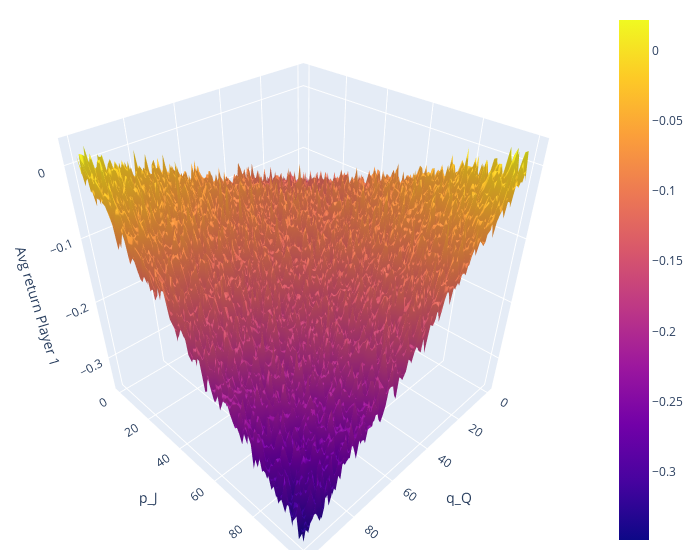

Write notebook code for a chart like this one.
### Code cell
# get x and y values from the matrix indices
x = np.arange(101)
y = np.arange(101)
x, y = np.meshgrid(x, y)

# create a 3D surface plot with plotly
fig = go.Figure(data=[go.Surface(z=p1_scores_matrix, x=x, y=y)])
fig.update_layout(scene=dict(
                    xaxis_title='q_Q',
                    yaxis_title='p_J',
                    zaxis_title='Avg return Player 1'),
                    width=700,
                    margin=dict(r=20, b=10, l=10, t=10))

fig.show()

### Figure 1 — Plotly figure (JSON) as saved in the notebook; plotly's stock layout.template omitted (floating-point values rounded to 4 significant figures; data arrays with more than 128 entries replaced by an {"elided": "..."} marker saying what was removed)
{"data": [{"type": "surface", "x": {"elided": "101x101 int values"}, "y": {"elided": "101x101 int values"}, "z": {"elided": "101x101 float values"}}], "layout": {"margin": {"b": 10, "l": 10, "r": 20, "t": 10}, "scene": {"xaxis": {"title": {"text": "q_Q"}}, "yaxis": {"title": {"text": "p_J"}}, "zaxis": {"title": {"text": "Avg return Player 1"}}}, "width": 700}}
